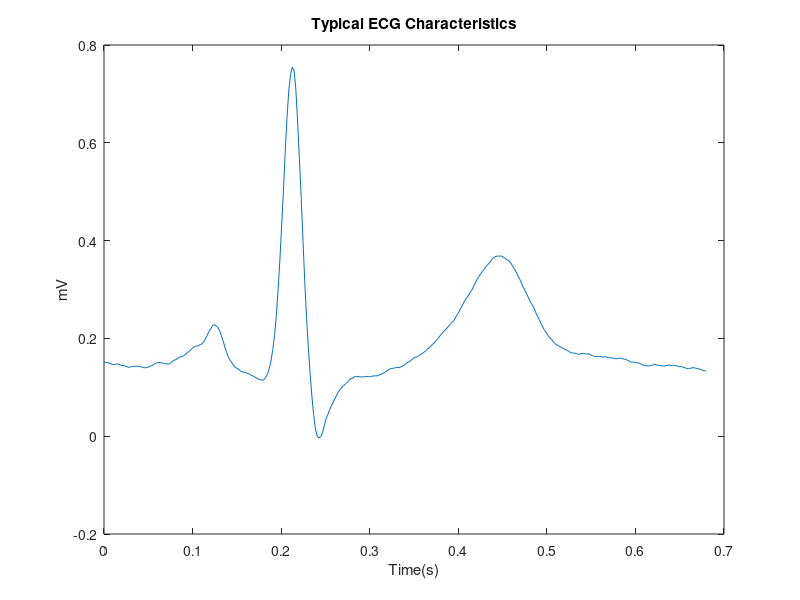
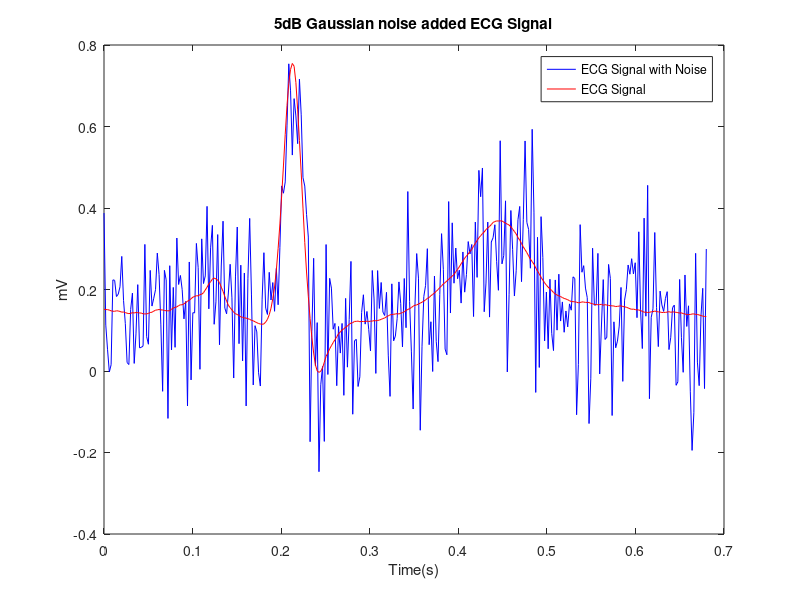
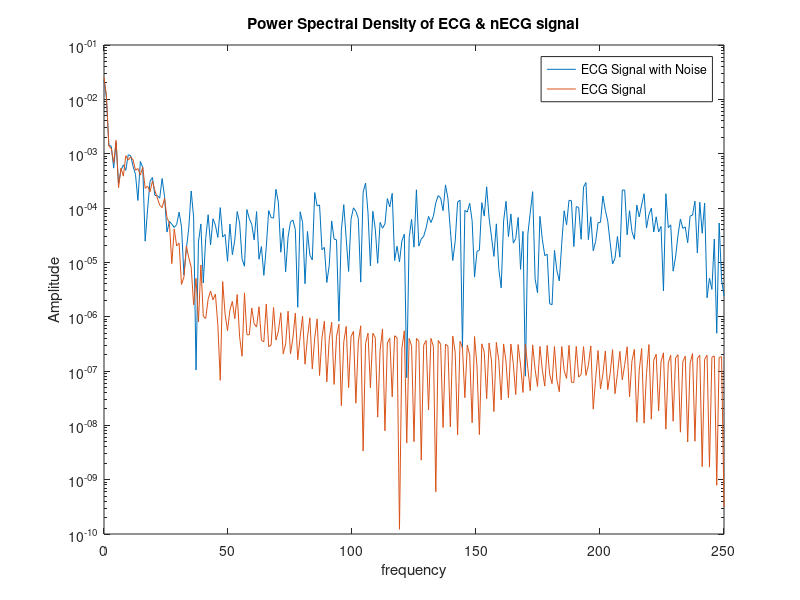

These charts were generated, in order, by the following MATLAB code: (Note: this script raises an error after producing the figures.)
%Question 1
%Smoothing Filters
%1.1 Moving Average Filter
%Preliminaries

%% i) LoadECG_template.mat
clear all;
load('ECG_template.mat');
raw_ecg =  ECG_template;

%% ii) Plot the loaded signal with the adjusted time scale
[rows, len] = size(raw_ecg);
%sampling frequency 500Hz
fs = 500;
time = linspace(0,len/fs,len);
figure('Name','ECG_template Data');
plot(time,ECG_template);
title('Typical ECG Characteristics'),xlabel('Time(s)'),ylabel('mV');

%% iii) Add white Gaussian noise of 5 dB
noisy_ECG = awgn(raw_ecg,5, 'measured');
figure('Name','ECG_template Data with 5dB Gaussian Noise');
plot(time,noisy_ECG, 'b',time,ECG_template, 'r');
title('5dB Gaussian noise added ECG Signal'),legend('ECG Signal with Noise','ECG Signal');
xlabel('Time(s)'),ylabel('mV');

%% iv) Plot the power spectral density (PSD)
[pxx_raw,f_raw] = periodogram(raw_ecg,rectwin(len),512,fs);
[pxx,f] = periodogram(noisy_ECG,rectwin(len),512,fs);

figure('Name','ECG_template Data');
semilogy(f,pxx,f_raw, pxx_raw);
title('Power Spectral Density of ECG & nECG signal'),legend('ECG Signal with Noise','ECG Signal');
xlabel('frequency'),ylabel('Amplitude');

% MA(3) filter implementation with a customised script
%% i) 
filt_order = 3;
ma3ECG_1 = mAvgfilter(noisy_ECG, filt_order);

%% ii) Derive the group delay
group_delay = floor((filt_order-1)/2)*(1/fs);

%% iii)Plot the delay compensated ma3ECG_1and nECG on the same plot and compare
delayed_time = time - group_delay;

figure('Name','Comparing nECG and delay compensated maECG_1');
plot(time,noisy_ECG,'b',delayed_time, ma3ECG_1,'r');
title('Comparing nECG and delay compensated Filtered Signal'),xlabel('Time (s)'),ylabel('mV')
legend('ECG Signal with Noise', 'Delay compensated maECG_1');

%% iv) Produce overlapping PSDs of ma3ECG_1and nECG

figure('Name', 'PSD of ma3ECG_1and nECG')
[pxx,f] = periodogram(noisy_ECG,rectwin(len),[],fs);
[pxx2,f2] = periodogram(ma3ECG_1,rectwin(len),[],fs);
semilogy(f,pxx,f2,pxx2)
grid on;
title('Compare Power Spectral Density Estimate of ma3ECG_1and nECG')
legend('ECG signal with noise','Delay compensated maECG_1');
xlabel('Frequency(Hz)')
ylabel('Amplitude')

% MA(3) filter implementation with the MATLAB built-in function
%% i) Using the filter(b,a,X) function
filt_order_2 = 3;
kernel = ones(filt_order_2,1) / filt_order_2;
ma3ECG_2 = filter(kernel, 1, noisy_ECG);

group_delay_2 = floor((filt_order_2-1)/2)*(1/fs);
delayed_time_2 = time - group_delay_2;

%% ii) Plot nECG, ECG_template and ma3ECG_2 on the same plot

figure('Name','Comparing ECG_template, noisy_ECG and ma3ECG_2');
plot(time, raw_ecg, 'black', time,noisy_ECG,'b', delayed_time_2, ma3ECG_2,'r');
title('Comparing ECG_template, noisy_ECG and ma3ECG_2')
legend('ECG template','ECG Signal with Noise', 'Delay compensated maECG_2');
xlabel('Time(s)')
ylabel('mV')

%% iii) Using the fvtool(b,a) to inspect the magnitude response, phase response and the pole-zero plot of the MA(3) filter
fvtool(kernel,1);

%% MA(10) filter implementation with the MATLAB built-in function
filt_order_3 = 10;
kernel_10 = ones(filt_order_3,1) / filt_order_3;

% i) Identify the improvement of the MA(10) filter over the MA(3)
fvtool(kernel_10, 1);

%% ii) Filter the nECG signal using the above MA(10) filter while compensating for the group delay
ma10ECG = filter(kernel_10, 1, noisy_ECG);
group_delay_3 =  floor((filt_order_3-1)/2)*(1/fs);
delayed_time_3 = time - group_delay_3;

%% iii) Plot nECG, ECG_template, ma3ECG_2 and ma10ECG on the same plot
figure('Name','Comparing ECG_template, noisy_ECG, ma3ECG_2 and ma10ECG');
plot(time, raw_ecg, 'black', time, noisy_ECG,'b',delayed_time_2, ma3ECG_2,'g', delayed_time_3, ma10ECG,'r');
title('Comparing ECG_template, noisy_ECG, ma3ECG_2 and ma10ECG')
legend('ECG template','ECG Signal with Noise', 'Delay compensated ma3ECG_2', 'Delay compensated ma10ECG');
xlabel('Time(s)')
ylabel('mV')

%% Optimum MA(N) filter order
%ii) determine the optimum filter order which gives the minimum MSE

order_thrshld = 80;
MSE_values = zeros(order_thrshld);
order_values = zeros(order_thrshld);
%initial value
optimum_ma_order = 1000;
least_mse = 10000;
for k = 2:order_thrshld
    order_values(k) = k;
    MSE_values(k) = MSError(raw_ecg, noisy_ECG, k);
    if (least_mse > MSE_values(k))
        least_mse = MSE_values(k);
        optimum_ma_order = k;
    end
end
optimum_ma_order;
%% plot MSE vs filter order

figure('Name','Finding Optimum Moving Average filter')
plot(order_values,MSE_values);
title('Comparing MSE vs Filter order');
xlabel('MA_Filter Order');
ylabel('MSE');

%% 1.2. Savitzky-Golay SG(N,L) filter

% i) Apply a SG(3,11) filter on the nECG signal
order = 3;
L = 2*11 + 1;
sg310ECG = sgolayfilt(noisy_ECG, order, L);

%% ii) Plot nECG, ECG_template and sg310ECG on the same plot
figure('Name','Applying Saviztsky Golay Filter (N,L)');
plot(time,noisy_ECG,'b',time, raw_ecg,'k',time, sg310ECG,'r');
legend ('noisy_ECG', 'ECG_template','sg310ECG')
title('Applying Saviztsky Golay Filter SG(3,11)')
xlabel('Time(s)')
ylabel('mV')

%% Optimum SG(N,L) filter parameters

%i) Calculate the MSE values for a range of parameters of the SG(N,L) filter and determine the optimum filter parameters which gives the minimum MSE

L_limit = 30;
N_max = min([(2*L_limit),30]); %since N < L'-1
err = NaN([L_limit,N_max]);

%initial optimum values
L_optimum = 1000;
N_optimum = 1000;
err_min = 1000;

for l = 1:L_limit
    n_max = min([(2*l),N_max]);
    for n = 1:n_max
        filtered_sig = sgolayfilt(noisy_ECG,n,(2*l+1));
        err(l,n) = immse(raw_ecg, filtered_sig);
        if (err_min > err(l,n))
            L_optimum = l;
            N_optimum = n;
            err_min = err(l,n);
        end
    end
end

figure('Name','Error vs Order of Saviztsky Golay Filters');
surf(err);
xlabel('Filter Length'), ylabel('Polynomial Order'), zlabel('MSE');

%% Plot ECG_template, sg310ECG and the signal obtained from optimum SG(N,L) filter
tic
opt_sgECG = sgolayfilt(noisy_ECG, N_optimum, (2*L_optimum)+1); 
toc

figure('Name','Comparing ECG_template, sg310ECG and opt_sgECG');
plot(time, noisy_ECG, 'y', time, raw_ecg, 'k', time, sg310ECG, 'b', time, opt_sgECG, 'r');
title('Comparing ECG_template, sg310ECG and opt_sgECG');
legend ('noisy_ECG', 'ECG_template','sg310ECG','opt_sgECG')
xlabel('Time(s)')
ylabel('mV')
N_optimum;

%% Compare signal features and computational complexity of the optimum filtered signals derived from MA(N) and SG(N,L) filters

kernel_opt = ones(optimum_ma_order,1) / optimum_ma_order;
tic
maoptECG = filter(kernel_opt, 1, noisy_ECG);
toc
group_delay_opt =  floor((optimum_ma_order-1)/2)*(1/fs);
delayed_time_opt = time - group_delay_opt;

figure('Name','Comparing optimum MA and SG fliter');
plot(time, noisy_ECG, 'g', time, raw_ecg, 'k', delayed_time_opt, maoptECG, 'b', time, opt_sgECG, 'r');
title('Comparing optimum MA and SG fliter');
legend ('noisy_ECG', 'ECG_template','opt_maECG','opt_sgECG')
xlabel('Time(s)')
ylabel('mV')


